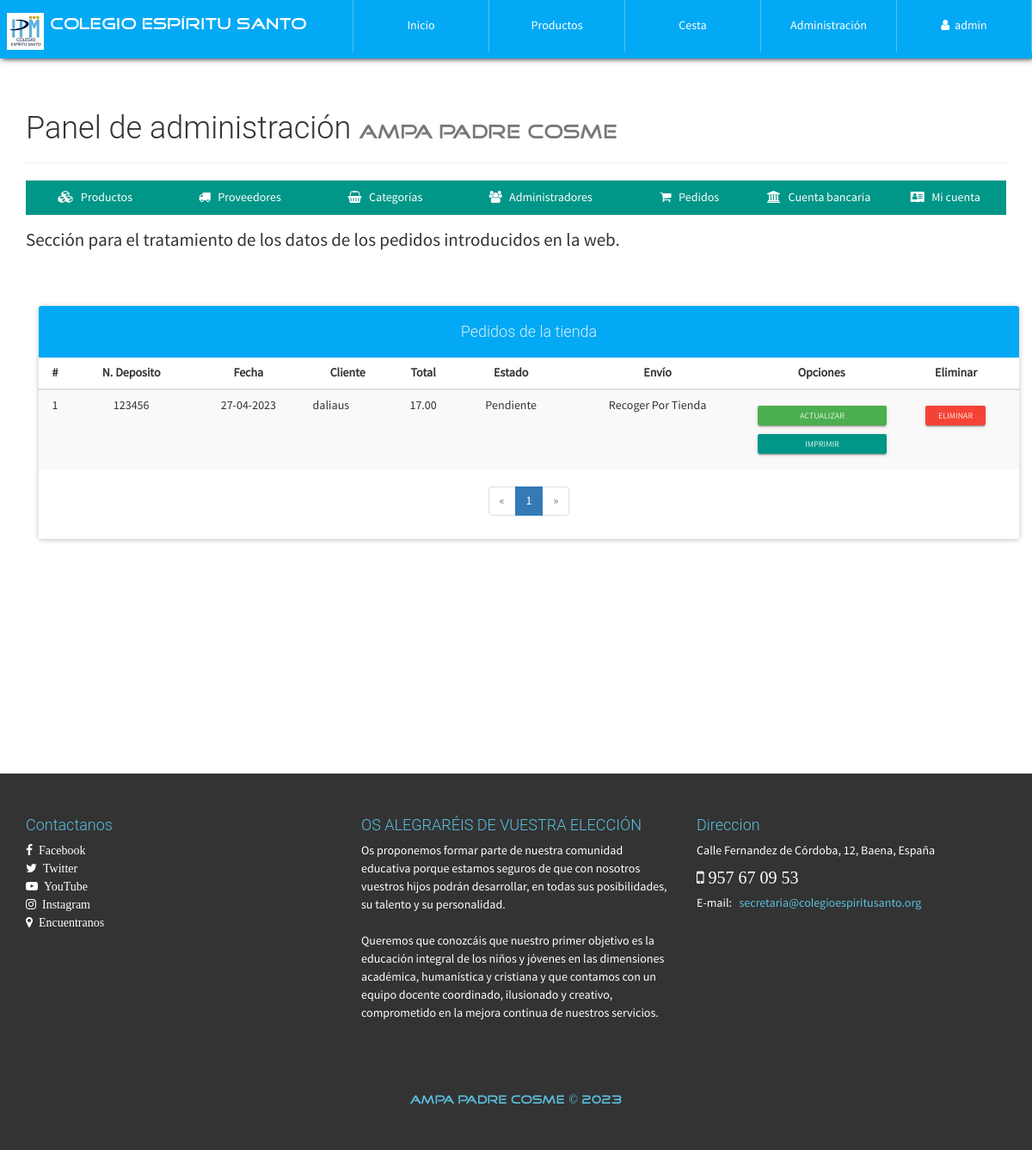
Page /configAdmin.php?view=order (signed in) on the committed database.
### tables this page shows
CREATE TABLE `venta` (
  `NumPedido` int(20) NOT NULL,
  `Fecha` varchar(150) NOT NULL,
  `NIT` varchar(30) NOT NULL,
  `TotalPagar` decimal(30,2) NOT NULL,
  `Estado` varchar(150) NOT NULL,
  `NumeroDeposito` varchar(50) NOT NULL,
  `TipoEnvio` varchar(37) NOT NULL,
  `Adjunto` varchar(50) NOT NULL
);

CREATE TABLE `cliente` (
  `NIT` varchar(30) NOT NULL,
  `Nombre` varchar(30) NOT NULL,
  `NombreCompleto` varchar(70) NOT NULL,
  `Apellido` varchar(70) NOT NULL,
  `Clave` text NOT NULL,
  `Direccion` varchar(200) NOT NULL,
  `Telefono` varchar(20) NOT NULL,
  `Email` varchar(30) NOT NULL
);

### library/consulSQL.php (called while the page is built, shortened)
<?php
class ejecutarSQL {
    public static function conectar(){
        if(!$con=  mysqli_connect(SERVER,USER,PASS,BD)){
            echo "Error en el servidor, verifique sus datos";
        }
        mysqli_set_charset($con, "utf8");
        return $con;
    }
    public static function consultar($query) {
        if (!$consul = mysqli_query(ejecutarSQL::conectar(), $query)) {
            echo 'Error en la consulta SQL ejecutada';
        }
        return $consul;
    }
}

### admin/order-view.php (the view, shortened to what this page needs)
<p class="lead">
    Sección para el tratamiento de los datos de los pedidos introducidos en la web.
</p>
<div class="container">
  <div class="row">
        <div class="col-xs-12">
            <br><br>
            <div class="panel panel-info">
                <div class="panel-heading text-center"><h4>Pedidos de la tienda</h4></div>
                <div class="table-responsive">
                    <table class="table table-striped table-hover">
                        <thead class="">
                            <tr>
                              <th class="text-center">#</th>
                                <th class="text-center">N. Deposito</th>
                                <th class="text-center">Fecha</th>
                                <th class="text-center">Cliente</th>
                                <th class="text-center">Total</th>
                                <th class="text-center">Estado</th>
                                <th class="text-center">Envío</th>
                                <th class="text-center">Opciones</th>
                                <th class="text-center">Eliminar</th>
                            </tr>
                        </thead>
                        <tbody>
                            <?php
                                $mysqli = mysqli_connect(SERVER, USER, PASS, BD);
                                mysqli_set_charset($mysqli, "utf8");
                                $pagina = isset($_GET['pag']) ? (int)$_GET['pag'] : 1;
                                $regpagina = 30;
                                $inicio = ($pagina > 1) ? (($pagina * $regpagina) - $regpagina) : 0;
                                $pedidos=mysqli_query($mysqli,"SELECT SQL_CALC_FOUND_ROWS * FROM venta LIMIT $inicio, $regpagina");
                                $totalregistros = mysqli_query($mysqli,"SELECT FOUND_ROWS()");
                                $totalregistros = mysqli_fetch_array($totalregistros, MYSQLI_ASSOC);
                                $numeropaginas = ceil($totalregistros["FOUND_ROWS()"]/$regpagina);
                                $cr=$inicio+1;
                              while($order=mysqli_fetch_array($pedidos, MYSQLI_ASSOC)){
                            ?>
                            <tr>
                              <td class="text-center"><?php echo $cr; ?></td>
                            <td class="text-center"><?php echo $order['NumeroDeposito']; ?></td>
                            <td class="text-center"><?php echo $order['Fecha']; ?></td>
                            <td>
                                <?php
                                    $conUs= ejecutarSQL::consultar("SELECT Nombre FROM cliente WHERE NIT='".$order['NIT']."'");
                                    $UsP=mysqli_fetch_array($conUs, MYSQLI_ASSOC);
                                    echo $UsP['Nombre'];
                                ?>
                            </td>
                            <td class="text-center"><?php echo $order['TotalPagar']; ?></td>
                            <td class="text-center"><?php echo $order['Estado']; ?></td>
                            <td class="text-center"><?php echo $order['TipoEnvio']; ?></td>
                            <td class="text-center">
                                <a href="#!" class="btn btn-raised btn-xs btn-success btn-block btn-up-order" data-code="<?php echo $order['NumPedido']; ?>">Actualizar</a>
                                <a href="./report/factura.php?id=<?php echo $order['NumPedido'];  ?>" class="btn btn-raised btn-xs btn-primary btn-block" target="_blank">Imprimir</a>
                            </td>
                            <td class="text-center">
                              <form action="process/delPedido.php" method="POST" class="FormCatElec" data-form="delete">
                                <button type="submit" class="btn btn-raised btn-xs btn-danger">Eliminar</button>
                              </form>
                            </td>
                            </tr>
                            <?php
                              $cr++;
                              }
                            ?>
                        </tbody>
                    </table>
                </div>
                <?php if($numeropaginas>=1): ?>
                <div class="text-center">
                  <ul class="pagination">
                    <?php if($pagina == 1): ?>
                        <li class="disabled">
                            <a>
                                <span aria-hidden="true">&laquo;</span>
                            </a>
                        </li>
                    <?php endif; ?>
                    <?php
                        for($i=1; $i <= $numeropaginas; $i++ ){
                            if($pagina == $i){
                                echo '<li class="active"><a href="configAdmin.php?view=order&pag='.$i.'">'.$i.'</a></li>';
                            }else{
                                echo '<li><a href="configAdmin.php?view=order&pag='.$i.'">'.$i.'</a></li>';
                            }
                        }
                    ?>
                    <?php if($pagina == $numeropaginas): ?>
                        <li class="disabled">
                            <a>
                                <span aria-hidden="true">&raquo;</span>
                            </a>
                        </li>
                    <?php endif; ?>
                  </ul>
                </div>
                <?php endif; ?>
            </div>
        </div>
  </div>
</div>

### css/style.css (style rules this page uses)
body { font-family: "FontFamilySPro"; line-height: 1.5; font-size: 1.4em; width: 100%; height: 100%; margin: 0px; padding: 0px; background-position: center center; background-repeat: no-repeat; background-attachment: fixed; background-size: cover; background-color: #fff; }
#container-page-configAdmin { background-image: url(../assets/img/font-index-c.jpg); }

### rows in the picture
venta: NumeroDeposito "123456", Fecha "27-04-2023", NIT.Nombre "daliaus", TotalPagar "17.00", Estado "Pendiente", TipoEnvio "Recoger Por Tienda"

### other values in the picture
$_SESSION['nombreAdmin'] "admin"
